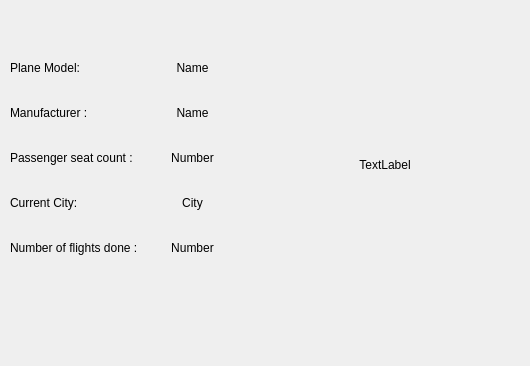
<?xml version="1.0" encoding="UTF-8"?>
<ui version="4.0">
 <class>PlaneDetails</class>
 <widget class="QDialog" name="PlaneDetails">
  <property name="geometry">
   <rect>
    <x>0</x>
    <y>0</y>
    <width>530</width>
    <height>366</height>
   </rect>
  </property>
  <property name="windowTitle">
   <string>Dialog</string>
  </property>
  <widget class="QWidget" name="formLayoutWidget">
   <property name="geometry">
    <rect>
     <x>10</x>
     <y>30</y>
     <width>231</width>
     <height>301</height>
    </rect>
   </property>
   <layout class="QFormLayout" name="formLayout">
    <item row="0" column="0">
     <spacer name="verticalSpacer_9">
      <property name="orientation">
       <enum>Qt::Orientation::Vertical</enum>
      </property>
      <property name="sizeType">
       <enum>QSizePolicy::Policy::Fixed</enum>
      </property>
      <property name="sizeHint" stdset="0">
       <size>
        <width>20</width>
        <height>25</height>
       </size>
      </property>
     </spacer>
    </item>
    <item row="1" column="0">
     <layout class="QVBoxLayout" name="verticalLayout">
      <property name="sizeConstraint">
       <enum>QLayout::SizeConstraint::SetNoConstraint</enum>
      </property>
      <item>
       <widget class="QLabel" name="label">
        <property name="text">
         <string>Plane Model:</string>
        </property>
       </widget>
      </item>
      <item>
       <spacer name="verticalSpacer_8">
        <property name="orientation">
         <enum>Qt::Orientation::Vertical</enum>
        </property>
        <property name="sizeType">
         <enum>QSizePolicy::Policy::Minimum</enum>
        </property>
        <property name="sizeHint" stdset="0">
         <size>
          <width>20</width>
          <height>25</height>
         </size>
        </property>
       </spacer>
      </item>
      <item>
       <widget class="QLabel" name="label_9">
        <property name="text">
         <string>Manufacturer :</string>
        </property>
       </widget>
      </item>
      <item>
       <spacer name="verticalSpacer_7">
        <property name="orientation">
         <enum>Qt::Orientation::Vertical</enum>
        </property>
        <property name="sizeType">
         <enum>QSizePolicy::Policy::Minimum</enum>
        </property>
        <property name="sizeHint" stdset="0">
         <size>
          <width>20</width>
          <height>25</height>
         </size>
        </property>
       </spacer>
      </item>
      <item>
       <widget class="QLabel" name="label_3">
        <property name="text">
         <string>Passenger seat count : </string>
        </property>
       </widget>
      </item>
      <item>
       <spacer name="verticalSpacer_6">
        <property name="orientation">
         <enum>Qt::Orientation::Vertical</enum>
        </property>
        <property name="sizeType">
         <enum>QSizePolicy::Policy::Minimum</enum>
        </property>
        <property name="sizeHint" stdset="0">
         <size>
          <width>20</width>
          <height>25</height>
         </size>
        </property>
       </spacer>
      </item>
      <item>
       <widget class="QLabel" name="label_4">
        <property name="text">
         <string>Current City:</string>
        </property>
       </widget>
      </item>
      <item>
       <spacer name="verticalSpacer_5">
        <property name="orientation">
         <enum>Qt::Orientation::Vertical</enum>
        </property>
        <property name="sizeType">
         <enum>QSizePolicy::Policy::Minimum</enum>
        </property>
        <property name="sizeHint" stdset="0">
         <size>
          <width>20</width>
          <height>25</height>
         </size>
        </property>
       </spacer>
      </item>
      <item>
       <widget class="QLabel" name="label_5">
        <property name="text">
         <string>Number of flights done :</string>
        </property>
       </widget>
      </item>
     </layout>
    </item>
    <item row="1" column="1">
     <layout class="QVBoxLayout" name="verticalLayout_2">
      <property name="sizeConstraint">
       <enum>QLayout::SizeConstraint::SetFixedSize</enum>
      </property>
      <item>
       <widget class="QLabel" name="ModelOut">
        <property name="text">
         <string>Name</string>
        </property>
        <property name="alignment">
         <set>Qt::AlignmentFlag::AlignCenter</set>
        </property>
       </widget>
      </item>
      <item>
       <spacer name="verticalSpacer_4">
        <property name="orientation">
         <enum>Qt::Orientation::Vertical</enum>
        </property>
        <property name="sizeType">
         <enum>QSizePolicy::Policy::Minimum</enum>
        </property>
        <property name="sizeHint" stdset="0">
         <size>
          <width>20</width>
          <height>25</height>
         </size>
        </property>
       </spacer>
      </item>
      <item>
       <widget class="QLabel" name="ManufacOut">
        <property name="text">
         <string>Name</string>
        </property>
        <property name="alignment">
         <set>Qt::AlignmentFlag::AlignCenter</set>
        </property>
       </widget>
      </item>
      <item>
       <spacer name="verticalSpacer_3">
        <property name="orientation">
         <enum>Qt::Orientation::Vertical</enum>
        </property>
        <property name="sizeType">
         <enum>QSizePolicy::Policy::Minimum</enum>
        </property>
        <property name="sizeHint" stdset="0">
         <size>
          <width>20</width>
          <height>25</height>
         </size>
        </property>
       </spacer>
      </item>
      <item>
       <widget class="QLabel" name="SeatsOut">
        <property name="text">
         <string>Number</string>
        </property>
        <property name="alignment">
         <set>Qt::AlignmentFlag::AlignCenter</set>
        </property>
       </widget>
      </item>
      <item>
       <spacer name="verticalSpacer_2">
        <property name="orientation">
         <enum>Qt::Orientation::Vertical</enum>
        </property>
        <property name="sizeType">
         <enum>QSizePolicy::Policy::Minimum</enum>
        </property>
        <property name="sizeHint" stdset="0">
         <size>
          <width>20</width>
          <height>25</height>
         </size>
        </property>
       </spacer>
      </item>
      <item>
       <widget class="QLabel" name="CityOut">
        <property name="text">
         <string>City</string>
        </property>
        <property name="alignment">
         <set>Qt::AlignmentFlag::AlignCenter</set>
        </property>
       </widget>
      </item>
      <item>
       <spacer name="verticalSpacer">
        <property name="orientation">
         <enum>Qt::Orientation::Vertical</enum>
        </property>
        <property name="sizeType">
         <enum>QSizePolicy::Policy::Minimum</enum>
        </property>
        <property name="sizeHint" stdset="0">
         <size>
          <width>20</width>
          <height>25</height>
         </size>
        </property>
       </spacer>
      </item>
      <item>
       <widget class="QLabel" name="FlightsNoOut">
        <property name="text">
         <string>Number</string>
        </property>
        <property name="alignment">
         <set>Qt::AlignmentFlag::AlignCenter</set>
        </property>
       </widget>
      </item>
     </layout>
    </item>
   </layout>
  </widget>
  <widget class="QLabel" name="PlaneIMG">
   <property name="geometry">
    <rect>
     <x>260</x>
     <y>40</y>
     <width>250</width>
     <height>250</height>
    </rect>
   </property>
   <property name="sizePolicy">
    <sizepolicy hsizetype="MinimumExpanding" vsizetype="MinimumExpanding">
     <horstretch>0</horstretch>
     <verstretch>0</verstretch>
    </sizepolicy>
   </property>
   <property name="text">
    <string>TextLabel</string>
   </property>
   <property name="scaledContents">
    <bool>false</bool>
   </property>
   <property name="alignment">
    <set>Qt::AlignmentFlag::AlignCenter</set>
   </property>
  </widget>
 </widget>
 <resources/>
 <connections/>
</ui>
